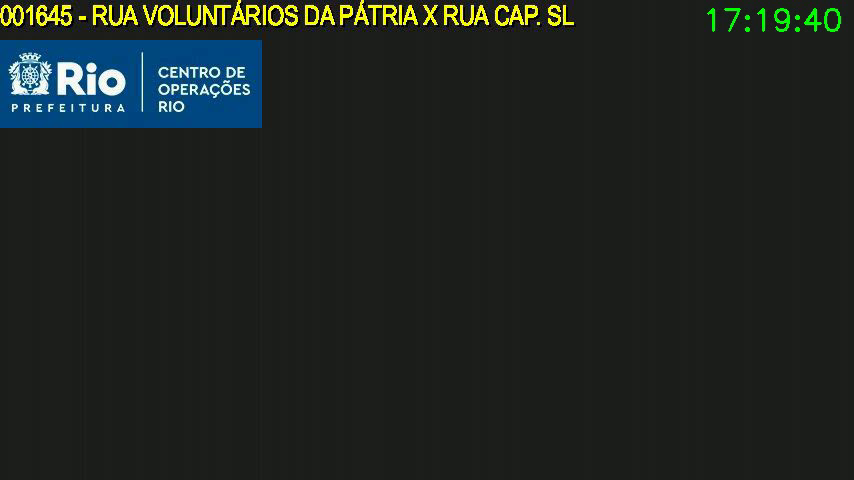
#> input picture frame 36 of Hackaton COR IV - Centro de Operações do RJ/INCUBAÇÃO/Cameras/Re-identificação de Objeto/Videos/1645.avi, 854 x 480 px, given in place of , which was not available
$ jupyter execute 'Videos Base de Avaliação.ipynb'   (text cells are left out)
#> lines starting #> are read from the running program, lines starting #| are printed output that depends on the picture; after the words box and inside, x2 and y2 are one past the last pixel; in counts of white or black regions, pixels touching at a corner belong together
[cell 1]
import cv2
import time

# List of URLs
urls = [
    'http://187.111.99.18:9004/?CODE=1643',
    'http://187.111.99.18:9004/?CODE=1645',
    'http://187.111.99.18:9004/?CODE=1646',
    'http://187.111.99.18:9004/?CODE=1647',
    'http://187.111.99.18:9004/?CODE=1648'
]

# Folder to save outputs
output_path = 'Videos'

# Set the time limit in minutes
time_limit = 2

# Convert time limit to seconds
time_limit_seconds = time_limit * 60

# Iterate over the URLs
for url in urls:
    start_time = time.time()  # Start time for the current URL

    # Open the video stream
    cap = cv2.VideoCapture(url)

    # Get video properties
    width = int(cap.get(cv2.CAP_PROP_FRAME_WIDTH))
    height = int(cap.get(cv2.CAP_PROP_FRAME_HEIGHT))
    fps = 3

    # Define the codec and create VideoWriter object
    fourcc = cv2.VideoWriter_fourcc(*'XVID')
    output_file = f'{output_path}/{url.split("=")[-1]}.avi'
    out = cv2.VideoWriter(output_file, fourcc, fps, (width, height))

    frame_count = 0  # Frame count for the current URL

    # Run the process for the current URL
    while True:
        current_time = frame_count / fps  # Current time based on frame count and fps
        elapsed_time = current_time - start_time  # Elapsed time for the current URL

        # Check if the time limit has been reached
        if current_time >= time_limit_seconds:
            break  # Exit the loop if the time limit is reached

        # Read the next frame from the video stream
        ret, frame = cap.read()
#> frame is the input picture: shape (480, 854, 3); mean B, G, R 33.1, 36.2, 30.5

        # Check if the frame was successfully read
        if not ret:
            # Re-establish the connection if the frame reading failed
            cap = cv2.VideoCapture(url)
            continue

        frame_count += 1  # Increment frame count

        # Process the frame
        # ...
        # Here you can implement the logic to process the current frame
        # and perform the necessary tasks with a FPS of 3

        # Annotate the current time on the frame
        current_time_str = time.strftime('%H:%M:%S')
        text_size, _ = cv2.getTextSize(current_time_str, cv2.FONT_HERSHEY_SIMPLEX, 1, 2)
        text_x = width - text_size[0] - 10  # Calculate the X coordinate for the top-right corner
        text_y = 30  # Y coordinate for the top-right corner
        cv2.putText(frame, current_time_str, (text_x, text_y), cv2.FONT_HERSHEY_SIMPLEX, 1, (0, 255, 0), 2)
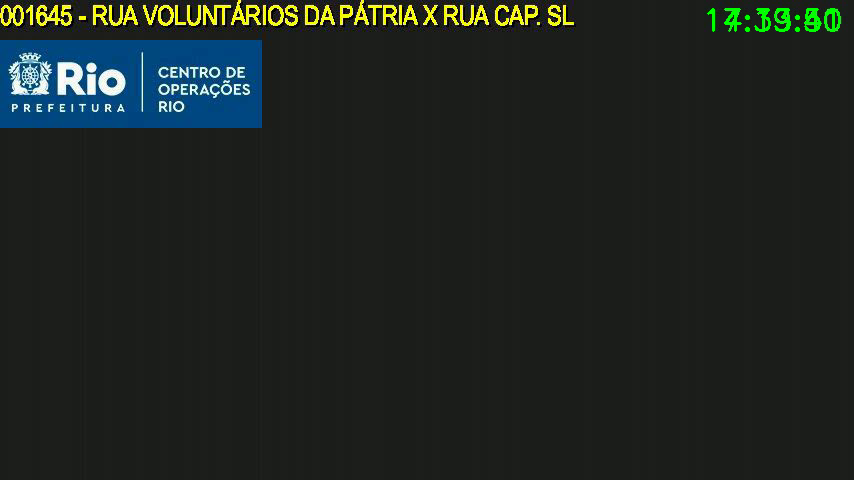
#> frame: shape (480, 854, 3); 0.21% of pixels changed, all inside (x1, y1, x2, y2) = (707, 8, 835, 32)

        # Write the processed frame to the output file
        out.write(frame)

        # Display the frame (optional)
        cv2.imshow('Frame', frame)
        if cv2.waitKey(1) & 0xFF == ord('q'):
#> (key q is pressed here)
#> pass 3 of the loop `for url in urls:`:
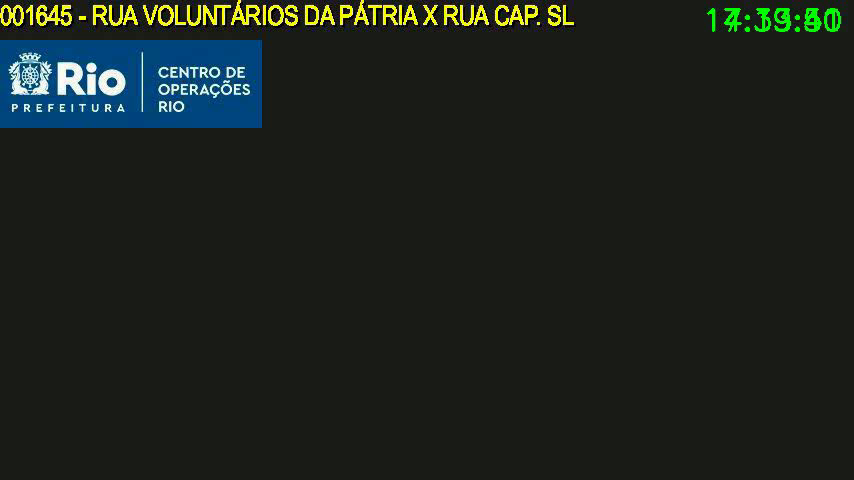
#> input picture frame 0 of Hackaton COR IV - Centro de Operações do RJ/INCUBAÇÃO/Cameras/Re-identificação de Objeto/Videos/1645.avi, 854 x 480 px, given in place of , which was not available
#> frame is the input picture: shape (480, 854, 3); mean B, G, R 29.1, 34.2, 28.2
#> `cv2.putText(frame, current_time_str, (text_x, text_y), cv2.FONT_HERSHE..`:
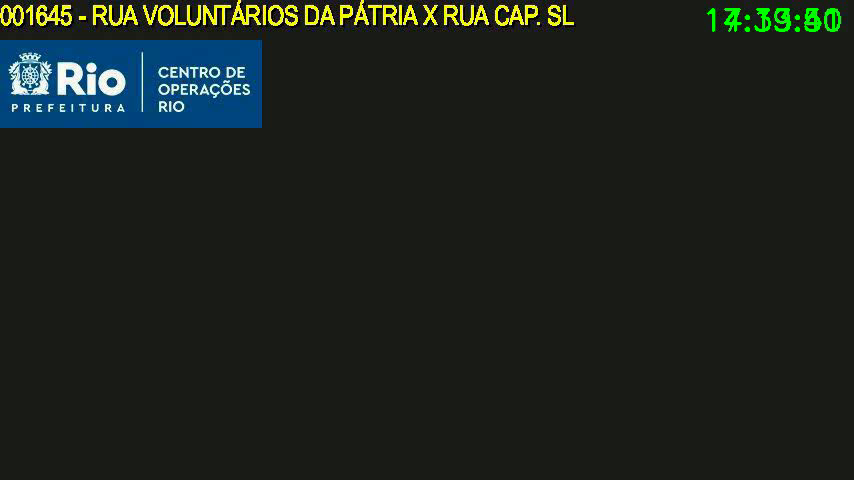
#> frame: shape (480, 854, 3); 0.19% of pixels changed, all inside (x1, y1, x2, y2) = (707, 8, 835, 32)
#> the loop made 5 passes; the first 3 are shown
            break

    # Release the video stream, close any open windows, and release the output file
    cap.release()
    out.release()
    cv2.destroyAllWindows()

# End of the process for all URLs
